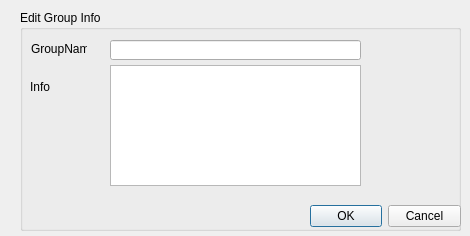
<?xml version="1.0" encoding="UTF-8"?>
<ui version="4.0">
 <class>GroupEditorDialog</class>
 <widget class="QDialog" name="GroupEditorDialog">
  <property name="geometry">
   <rect>
    <x>0</x>
    <y>0</y>
    <width>470</width>
    <height>236</height>
   </rect>
  </property>
  <property name="windowTitle">
   <string>GroupEditor</string>
  </property>
  <widget class="QGroupBox" name="groupBox">
   <property name="geometry">
    <rect>
     <x>20</x>
     <y>10</y>
     <width>441</width>
     <height>221</height>
    </rect>
   </property>
   <property name="minimumSize">
    <size>
     <width>441</width>
     <height>221</height>
    </size>
   </property>
   <property name="maximumSize">
    <size>
     <width>441</width>
     <height>221</height>
    </size>
   </property>
   <property name="title">
    <string>Edit Group Info</string>
   </property>
   <widget class="QLineEdit" name="GroupNamelineEdit">
    <property name="geometry">
     <rect>
      <x>90</x>
      <y>30</y>
      <width>251</width>
      <height>20</height>
     </rect>
    </property>
    <property name="minimumSize">
     <size>
      <width>251</width>
      <height>20</height>
     </size>
    </property>
    <property name="maximumSize">
     <size>
      <width>251</width>
      <height>20</height>
     </size>
    </property>
   </widget>
   <widget class="QLabel" name="label">
    <property name="geometry">
     <rect>
      <x>11</x>
      <y>31</y>
      <width>56</width>
      <height>16</height>
     </rect>
    </property>
    <property name="minimumSize">
     <size>
      <width>56</width>
      <height>16</height>
     </size>
    </property>
    <property name="maximumSize">
     <size>
      <width>56</width>
      <height>16</height>
     </size>
    </property>
    <property name="text">
     <string>GroupName</string>
    </property>
   </widget>
   <widget class="QDialogButtonBox" name="buttonBox">
    <property name="geometry">
     <rect>
      <x>290</x>
      <y>190</y>
      <width>151</width>
      <height>32</height>
     </rect>
    </property>
    <property name="minimumSize">
     <size>
      <width>151</width>
      <height>32</height>
     </size>
    </property>
    <property name="maximumSize">
     <size>
      <width>151</width>
      <height>32</height>
     </size>
    </property>
    <property name="orientation">
     <enum>Qt::Horizontal</enum>
    </property>
    <property name="standardButtons">
     <set>QDialogButtonBox::Cancel|QDialogButtonBox::Ok</set>
    </property>
   </widget>
   <widget class="QTextBrowser" name="GroupNameTextBrowser">
    <property name="geometry">
     <rect>
      <x>90</x>
      <y>55</y>
      <width>251</width>
      <height>121</height>
     </rect>
    </property>
    <property name="minimumSize">
     <size>
      <width>251</width>
      <height>121</height>
     </size>
    </property>
    <property name="maximumSize">
     <size>
      <width>251</width>
      <height>121</height>
     </size>
    </property>
    <property name="readOnly">
     <bool>false</bool>
    </property>
   </widget>
   <widget class="QLabel" name="label_2">
    <property name="geometry">
     <rect>
      <x>10</x>
      <y>70</y>
      <width>46</width>
      <height>13</height>
     </rect>
    </property>
    <property name="minimumSize">
     <size>
      <width>46</width>
      <height>13</height>
     </size>
    </property>
    <property name="maximumSize">
     <size>
      <width>46</width>
      <height>13</height>
     </size>
    </property>
    <property name="text">
     <string>Info</string>
    </property>
   </widget>
  </widget>
 </widget>
 <resources/>
 <connections>
  <connection>
   <sender>buttonBox</sender>
   <signal>accepted()</signal>
   <receiver>GroupEditorDialog</receiver>
   <slot>accept()</slot>
   <hints>
    <hint type="sourcelabel">
     <x>248</x>
     <y>254</y>
    </hint>
    <hint type="destinationlabel">
     <x>157</x>
     <y>274</y>
    </hint>
   </hints>
  </connection>
  <connection>
   <sender>buttonBox</sender>
   <signal>rejected()</signal>
   <receiver>GroupEditorDialog</receiver>
   <slot>reject()</slot>
   <hints>
    <hint type="sourcelabel">
     <x>316</x>
     <y>260</y>
    </hint>
    <hint type="destinationlabel">
     <x>286</x>
     <y>274</y>
    </hint>
   </hints>
  </connection>
 </connections>
</ui>
